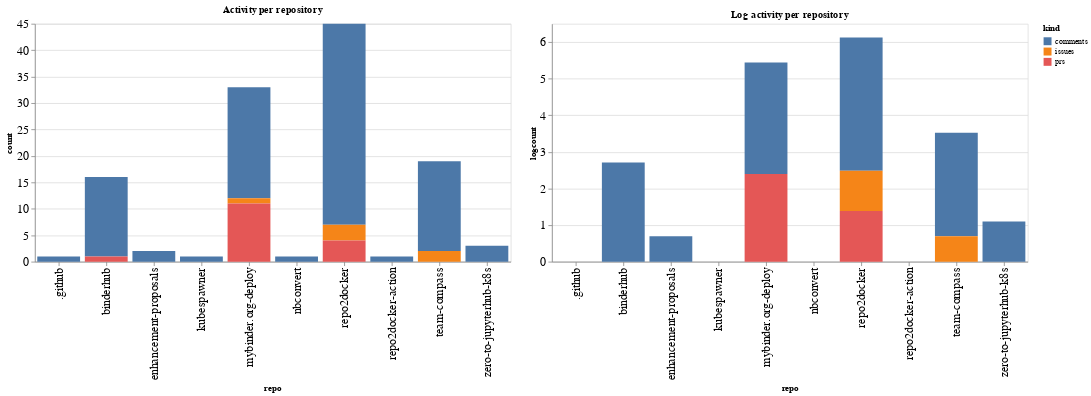

The cell this chart's notebook holds for it:
### Code cell
ch1 = alt.Chart(repo_summaries, width=600, title="Activity per repository").mark_bar().encode(
    x='repo',
    y='count',
    color='kind',
    tooltip="kind"
)

ch2 = alt.Chart(repo_summaries, width=600, title="Log activity per repository").mark_bar().encode(
    x='repo',
    y='logcount',
    color='kind',
    tooltip="kind"
)

ch1 | ch2

### Figure 1 — Vega-Lite specification as saved in the notebook (floating-point values rounded to 4 significant figures)
{"config": {"axisLeft": {"labelFontSize": 15}, "axisBottom": {"labelFontSize": 15}}, "hconcat": [{"mark": "bar", "encoding": {"color": {"type": "nominal", "field": "kind"}, "tooltip": {"type": "nominal", "field": "kind"}, "x": {"type": "nominal", "field": "repo"}, "y": {"type": "quantitative", "field": "count"}}, "title": "Activity per repository", "width": 600}, {"mark": "bar", "encoding": {"color": {"type": "nominal", "field": "kind"}, "tooltip": {"type": "nominal", "field": "kind"}, "x": {"type": "nominal", "field": "repo"}, "y": {"type": "quantitative", "field": "logcount"}}, "title": "Log activity per repository", "width": 600}], "data": {"name": "data-a10fd31eadbc60516f8216a4f9e6a051"}, "$schema": "https://vega.github.io/schema/vega-lite/v4.8.1.json", "datasets": {"data-a10fd31eadbc60516f8216a4f9e6a051": [{"repo": ".github", "kind": "comments", "count": 1, "logcount": 0.0}, {"repo": "binderhub", "kind": "comments", "count": 15, "logcount": 2.708}, {"repo": "binderhub", "kind": "prs", "count": 1, "logcount": 0.0}, {"repo": "enhancement-proposals", "kind": "comments", "count": 2, "logcount": 0.6931}, {"repo": "kubespawner", "kind": "comments", "count": 1, "logcount": 0.0}, {"repo": "mybinder.org-deploy", "kind": "comments", "count": 21, "logcount": 3.045}, {"repo": "mybinder.org-deploy", "kind": "issues", "count": 1, "logcount": 0.0}, {"repo": "mybinder.org-deploy", "kind": "prs", "count": 11, "logcount": 2.398}, {"repo": "nbconvert", "kind": "comments", "count": 1, "logcount": 0.0}, {"repo": "repo2docker", "kind": "comments", "count": 38, "logcount": 3.638}, {"repo": "repo2docker", "kind": "issues", "count": 3, "logcount": 1.099}, {"repo": "repo2docker", "kind": "prs", "count": 4, "logcount": 1.386}, {"repo": "repo2docker-action", "kind": "comments", "count": 1, "logcount": 0.0}, {"repo": "team-compass", "kind": "comments", "count": 17, "logcount": 2.833}, {"repo": "team-compass", "kind": "issues", "count": 2, "logcount": 0.6931}, {"repo": "zero-to-jupyterhub-k8s", "kind": "comments", "count": 3, "logcount": 1.099}]}}
